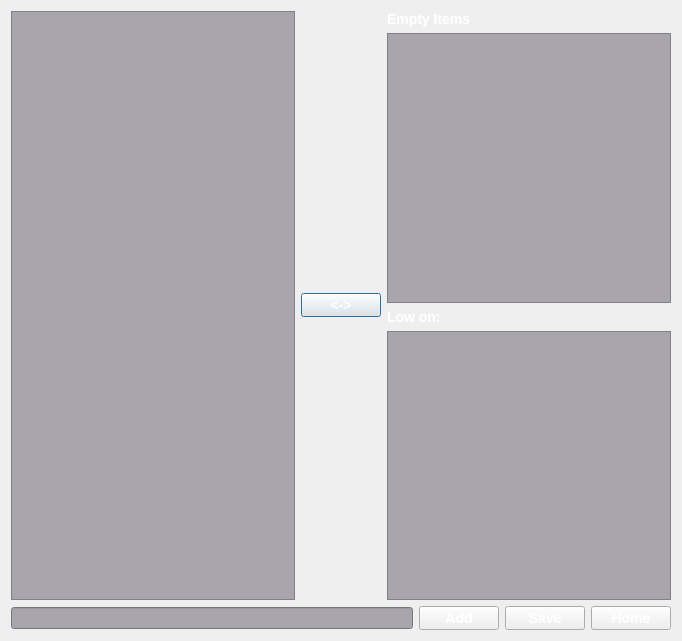
<?xml version="1.0" encoding="UTF-8"?>
<ui version="4.0">
 <class>ShoppingPageSaved</class>
 <widget class="QDialog" name="ShoppingPageSaved">
  <property name="geometry">
   <rect>
    <x>0</x>
    <y>0</y>
    <width>682</width>
    <height>641</height>
   </rect>
  </property>
  <property name="windowTitle">
   <string>Dialog</string>
  </property>
  <layout class="QGridLayout" name="gridLayout">
   <item row="0" column="0">
    <layout class="QHBoxLayout" name="horizontalLayout_2">
     <item>
      <widget class="QTextEdit" name="textEdit">
       <property name="styleSheet">
        <string notr="true">background-color: rgb(168, 165, 173);
font: bold 12px; color: white;</string>
       </property>
      </widget>
     </item>
     <item>
      <widget class="QPushButton" name="swapButton2">
       <property name="styleSheet">
        <string notr="true">font: bold 14px;
    color: white;</string>
       </property>
       <property name="text">
        <string>&lt;-&gt;</string>
       </property>
      </widget>
     </item>
     <item>
      <layout class="QVBoxLayout" name="verticalLayout">
       <item>
        <widget class="QLabel" name="label">
         <property name="styleSheet">
          <string notr="true">font: bold 14px;
    color: white;</string>
         </property>
         <property name="text">
          <string>Empty Items</string>
         </property>
        </widget>
       </item>
       <item>
        <widget class="QListView" name="listView">
         <property name="styleSheet">
          <string notr="true">background-color: rgb(168, 165, 173);
font: bold 12px; color: white;</string>
         </property>
        </widget>
       </item>
       <item>
        <widget class="QLabel" name="label_2">
         <property name="styleSheet">
          <string notr="true">font: bold 14px;
    color: white;</string>
         </property>
         <property name="text">
          <string>Low on:</string>
         </property>
        </widget>
       </item>
       <item>
        <widget class="QListView" name="listView_2">
         <property name="styleSheet">
          <string notr="true">background-color: rgb(168, 165, 173);
font: bold 12px; color: white;</string>
         </property>
        </widget>
       </item>
      </layout>
     </item>
    </layout>
   </item>
   <item row="1" column="0">
    <layout class="QHBoxLayout" name="horizontalLayout">
     <item>
      <widget class="QLineEdit" name="lineEdit">
       <property name="styleSheet">
        <string notr="true">background-color: rgb(168, 165, 173);
font: bold 12px; color: white;</string>
       </property>
      </widget>
     </item>
     <item>
      <widget class="QPushButton" name="pushButton">
       <property name="styleSheet">
        <string notr="true">font: bold 14px;
    color: white;</string>
       </property>
       <property name="text">
        <string>Add</string>
       </property>
      </widget>
     </item>
     <item>
      <widget class="QPushButton" name="pushButton_2">
       <property name="styleSheet">
        <string notr="true">font: bold 14px;
    color: white;</string>
       </property>
       <property name="text">
        <string>Save</string>
       </property>
      </widget>
     </item>
     <item>
      <widget class="QPushButton" name="pushButton_3">
       <property name="styleSheet">
        <string notr="true">font: bold 14px;
    color: white;</string>
       </property>
       <property name="text">
        <string>Home</string>
       </property>
      </widget>
     </item>
    </layout>
   </item>
  </layout>
 </widget>
 <resources/>
 <connections>
  <connection>
   <sender>pushButton_3</sender>
   <signal>clicked()</signal>
   <receiver>ShoppingPageSaved</receiver>
   <slot>reject()</slot>
   <hints>
    <hint type="sourcelabel">
     <x>613</x>
     <y>622</y>
    </hint>
    <hint type="destinationlabel">
     <x>676</x>
     <y>617</y>
    </hint>
   </hints>
  </connection>
 </connections>
</ui>
